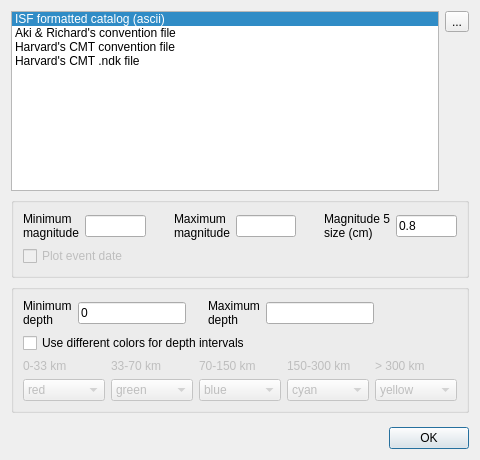
<?xml version="1.0" encoding="UTF-8"?>
<ui version="4.0">
 <class>FocalMechanismsDialog</class>
 <widget class="QDialog" name="FocalMechanismsDialog">
  <property name="geometry">
   <rect>
    <x>0</x>
    <y>0</y>
    <width>480</width>
    <height>460</height>
   </rect>
  </property>
  <property name="minimumSize">
   <size>
    <width>480</width>
    <height>460</height>
   </size>
  </property>
  <property name="windowTitle">
   <string>Focal mechanisms</string>
  </property>
  <layout class="QVBoxLayout" name="mainLayout">
   <item>
    <layout class="QHBoxLayout" name="catalogLayout">
     <item>
      <widget class="QListWidget" name="catalogFormatList">
       <property name="sizePolicy">
        <sizepolicy hsizetype="Expanding" vsizetype="Expanding">
         <horstretch>1</horstretch>
         <verstretch>1</verstretch>
        </sizepolicy>
       </property>
       <property name="currentRow">
        <number>0</number>
       </property>
       <item>
        <property name="text">
         <string>ISF formatted catalog (ascii)</string>
        </property>
       </item>
       <item>
        <property name="text">
         <string>Aki &amp; Richard's convention file</string>
        </property>
       </item>
       <item>
        <property name="text">
         <string>Harvard's CMT convention file</string>
        </property>
       </item>
       <item>
        <property name="text">
         <string>Harvard's CMT .ndk file</string>
        </property>
       </item>
      </widget>
     </item>
     <item>
      <layout class="QVBoxLayout" name="openButtonLayout">
       <item>
        <widget class="QToolButton" name="btnOpenFile">
         <property name="toolTip">
          <string>Open catalog file</string>
         </property>
         <property name="text">
          <string>...</string>
         </property>
        </widget>
       </item>
       <item>
        <spacer name="openButtonSpacer">
         <property name="orientation">
          <enum>Qt::Orientation::Vertical</enum>
         </property>
         <property name="sizeHint" stdset="0">
          <size>
           <width>20</width>
           <height>40</height>
          </size>
         </property>
        </spacer>
       </item>
      </layout>
     </item>
    </layout>
   </item>
   <item>
    <widget class="QGroupBox" name="magnitudeGroup">
     <property name="title">
      <string/>
     </property>
     <layout class="QGridLayout" name="magnitudeGrid">
      <item row="0" column="0">
       <widget class="QLabel" name="lblMinMag">
        <property name="text">
         <string>Minimum
magnitude</string>
        </property>
       </widget>
      </item>
      <item row="0" column="1">
       <widget class="QLineEdit" name="editMinMag"/>
      </item>
      <item row="0" column="2">
       <spacer name="magSpacer1">
        <property name="orientation">
         <enum>Qt::Orientation::Horizontal</enum>
        </property>
        <property name="sizeType">
         <enum>QSizePolicy::Policy::Fixed</enum>
        </property>
        <property name="sizeHint" stdset="0">
         <size>
          <width>16</width>
          <height>20</height>
         </size>
        </property>
       </spacer>
      </item>
      <item row="0" column="3">
       <widget class="QLabel" name="lblMaxMag">
        <property name="text">
         <string>Maximum
magnitude</string>
        </property>
       </widget>
      </item>
      <item row="0" column="4">
       <widget class="QLineEdit" name="editMaxMag"/>
      </item>
      <item row="0" column="5">
       <spacer name="magSpacer2">
        <property name="orientation">
         <enum>Qt::Orientation::Horizontal</enum>
        </property>
        <property name="sizeType">
         <enum>QSizePolicy::Policy::Fixed</enum>
        </property>
        <property name="sizeHint" stdset="0">
         <size>
          <width>16</width>
          <height>20</height>
         </size>
        </property>
       </spacer>
      </item>
      <item row="0" column="6">
       <widget class="QLabel" name="lblMag5Size">
        <property name="text">
         <string>Magnitude 5
size (cm)</string>
        </property>
       </widget>
      </item>
      <item row="0" column="7">
       <widget class="QLineEdit" name="editMag5Size">
        <property name="text">
         <string>0.8</string>
        </property>
       </widget>
      </item>
      <item row="1" column="0" colspan="8">
       <widget class="QCheckBox" name="chkPlotEventDate">
        <property name="enabled">
         <bool>false</bool>
        </property>
        <property name="text">
         <string>Plot event date</string>
        </property>
       </widget>
      </item>
     </layout>
    </widget>
   </item>
   <item>
    <widget class="QGroupBox" name="depthGroup">
     <property name="title">
      <string/>
     </property>
     <layout class="QVBoxLayout" name="depthGroupLayout">
      <item>
       <layout class="QGridLayout" name="depthGrid">
        <item row="0" column="0">
         <widget class="QLabel" name="lblMinDepth">
          <property name="text">
           <string>Minimum
depth</string>
          </property>
         </widget>
        </item>
        <item row="0" column="1">
         <widget class="QLineEdit" name="editMinDepth">
          <property name="text">
           <string>0</string>
          </property>
         </widget>
        </item>
        <item row="0" column="2">
         <spacer name="depthSpacer1">
          <property name="orientation">
           <enum>Qt::Orientation::Horizontal</enum>
          </property>
          <property name="sizeType">
           <enum>QSizePolicy::Policy::Fixed</enum>
          </property>
          <property name="sizeHint" stdset="0">
           <size>
            <width>16</width>
            <height>20</height>
           </size>
          </property>
         </spacer>
        </item>
        <item row="0" column="3">
         <widget class="QLabel" name="lblMaxDepth">
          <property name="text">
           <string>Maximum
depth</string>
          </property>
         </widget>
        </item>
        <item row="0" column="4">
         <widget class="QLineEdit" name="editMaxDepth"/>
        </item>
        <item row="0" column="5">
         <spacer name="depthSpacer2">
          <property name="orientation">
           <enum>Qt::Orientation::Horizontal</enum>
          </property>
          <property name="sizeType">
           <enum>QSizePolicy::Policy::MinimumExpanding</enum>
          </property>
          <property name="sizeHint" stdset="0">
           <size>
            <width>40</width>
            <height>20</height>
           </size>
          </property>
         </spacer>
        </item>
       </layout>
      </item>
      <item>
       <widget class="QCheckBox" name="chkDepthColors">
        <property name="text">
         <string>Use different colors for depth intervals</string>
        </property>
       </widget>
      </item>
      <item>
       <layout class="QHBoxLayout" name="depthColorsLayout">
        <item>
         <layout class="QVBoxLayout" name="depthColLayout0">
          <item>
           <widget class="QLabel" name="lblDepth0_33">
            <property name="enabled">
             <bool>false</bool>
            </property>
            <property name="text">
             <string>0-33 km</string>
            </property>
           </widget>
          </item>
          <item>
           <widget class="QComboBox" name="cmbDepthColor0_33">
            <property name="enabled">
             <bool>false</bool>
            </property>
            <item>
             <property name="text">
              <string>red</string>
             </property>
            </item>
            <item>
             <property name="text">
              <string>green</string>
             </property>
            </item>
            <item>
             <property name="text">
              <string>blue</string>
             </property>
            </item>
            <item>
             <property name="text">
              <string>cyan</string>
             </property>
            </item>
            <item>
             <property name="text">
              <string>magenta</string>
             </property>
            </item>
            <item>
             <property name="text">
              <string>yellow</string>
             </property>
            </item>
            <item>
             <property name="text">
              <string>black</string>
             </property>
            </item>
            <item>
             <property name="text">
              <string>white</string>
             </property>
            </item>
           </widget>
          </item>
         </layout>
        </item>
        <item>
         <layout class="QVBoxLayout" name="depthColLayout1">
          <item>
           <widget class="QLabel" name="lblDepth33_70">
            <property name="enabled">
             <bool>false</bool>
            </property>
            <property name="text">
             <string>33-70 km</string>
            </property>
           </widget>
          </item>
          <item>
           <widget class="QComboBox" name="cmbDepthColor33_70">
            <property name="enabled">
             <bool>false</bool>
            </property>
            <property name="currentIndex">
             <number>1</number>
            </property>
            <item>
             <property name="text">
              <string>red</string>
             </property>
            </item>
            <item>
             <property name="text">
              <string>green</string>
             </property>
            </item>
            <item>
             <property name="text">
              <string>blue</string>
             </property>
            </item>
            <item>
             <property name="text">
              <string>cyan</string>
             </property>
            </item>
            <item>
             <property name="text">
              <string>magenta</string>
             </property>
            </item>
            <item>
             <property name="text">
              <string>yellow</string>
             </property>
            </item>
            <item>
             <property name="text">
              <string>black</string>
             </property>
            </item>
            <item>
             <property name="text">
              <string>white</string>
             </property>
            </item>
           </widget>
          </item>
         </layout>
        </item>
        <item>
         <layout class="QVBoxLayout" name="depthColLayout2">
          <item>
           <widget class="QLabel" name="lblDepth70_150">
            <property name="enabled">
             <bool>false</bool>
            </property>
            <property name="text">
             <string>70-150 km</string>
            </property>
           </widget>
          </item>
          <item>
           <widget class="QComboBox" name="cmbDepthColor70_150">
            <property name="enabled">
             <bool>false</bool>
            </property>
            <property name="currentIndex">
             <number>2</number>
            </property>
            <item>
             <property name="text">
              <string>red</string>
             </property>
            </item>
            <item>
             <property name="text">
              <string>green</string>
             </property>
            </item>
            <item>
             <property name="text">
              <string>blue</string>
             </property>
            </item>
            <item>
             <property name="text">
              <string>cyan</string>
             </property>
            </item>
            <item>
             <property name="text">
              <string>magenta</string>
             </property>
            </item>
            <item>
             <property name="text">
              <string>yellow</string>
             </property>
            </item>
            <item>
             <property name="text">
              <string>black</string>
             </property>
            </item>
            <item>
             <property name="text">
              <string>white</string>
             </property>
            </item>
           </widget>
          </item>
         </layout>
        </item>
        <item>
         <layout class="QVBoxLayout" name="depthColLayout3">
          <item>
           <widget class="QLabel" name="lblDepth150_300">
            <property name="enabled">
             <bool>false</bool>
            </property>
            <property name="text">
             <string>150-300 km</string>
            </property>
           </widget>
          </item>
          <item>
           <widget class="QComboBox" name="cmbDepthColor150_300">
            <property name="enabled">
             <bool>false</bool>
            </property>
            <property name="currentIndex">
             <number>3</number>
            </property>
            <item>
             <property name="text">
              <string>red</string>
             </property>
            </item>
            <item>
             <property name="text">
              <string>green</string>
             </property>
            </item>
            <item>
             <property name="text">
              <string>blue</string>
             </property>
            </item>
            <item>
             <property name="text">
              <string>cyan</string>
             </property>
            </item>
            <item>
             <property name="text">
              <string>magenta</string>
             </property>
            </item>
            <item>
             <property name="text">
              <string>yellow</string>
             </property>
            </item>
            <item>
             <property name="text">
              <string>black</string>
             </property>
            </item>
            <item>
             <property name="text">
              <string>white</string>
             </property>
            </item>
           </widget>
          </item>
         </layout>
        </item>
        <item>
         <layout class="QVBoxLayout" name="depthColLayout4">
          <item>
           <widget class="QLabel" name="lblDepthGT300">
            <property name="enabled">
             <bool>false</bool>
            </property>
            <property name="text">
             <string>&gt; 300 km</string>
            </property>
           </widget>
          </item>
          <item>
           <widget class="QComboBox" name="cmbDepthColorGT300">
            <property name="enabled">
             <bool>false</bool>
            </property>
            <property name="currentIndex">
             <number>5</number>
            </property>
            <item>
             <property name="text">
              <string>red</string>
             </property>
            </item>
            <item>
             <property name="text">
              <string>green</string>
             </property>
            </item>
            <item>
             <property name="text">
              <string>blue</string>
             </property>
            </item>
            <item>
             <property name="text">
              <string>cyan</string>
             </property>
            </item>
            <item>
             <property name="text">
              <string>magenta</string>
             </property>
            </item>
            <item>
             <property name="text">
              <string>yellow</string>
             </property>
            </item>
            <item>
             <property name="text">
              <string>black</string>
             </property>
            </item>
            <item>
             <property name="text">
              <string>white</string>
             </property>
            </item>
           </widget>
          </item>
         </layout>
        </item>
       </layout>
      </item>
     </layout>
    </widget>
   </item>
   <item>
    <spacer name="mainSpacer">
     <property name="orientation">
      <enum>Qt::Orientation::Vertical</enum>
     </property>
     <property name="sizeHint" stdset="0">
      <size>
       <width>20</width>
       <height>20</height>
      </size>
     </property>
    </spacer>
   </item>
   <item>
    <layout class="QHBoxLayout" name="okLayout">
     <item>
      <spacer name="okSpacer">
       <property name="orientation">
        <enum>Qt::Orientation::Horizontal</enum>
       </property>
       <property name="sizeHint" stdset="0">
        <size>
         <width>40</width>
         <height>20</height>
        </size>
       </property>
      </spacer>
     </item>
     <item>
      <widget class="QPushButton" name="btnOK">
       <property name="text">
        <string>OK</string>
       </property>
      </widget>
     </item>
    </layout>
   </item>
  </layout>
 </widget>
 <resources/>
 <connections/>
</ui>
